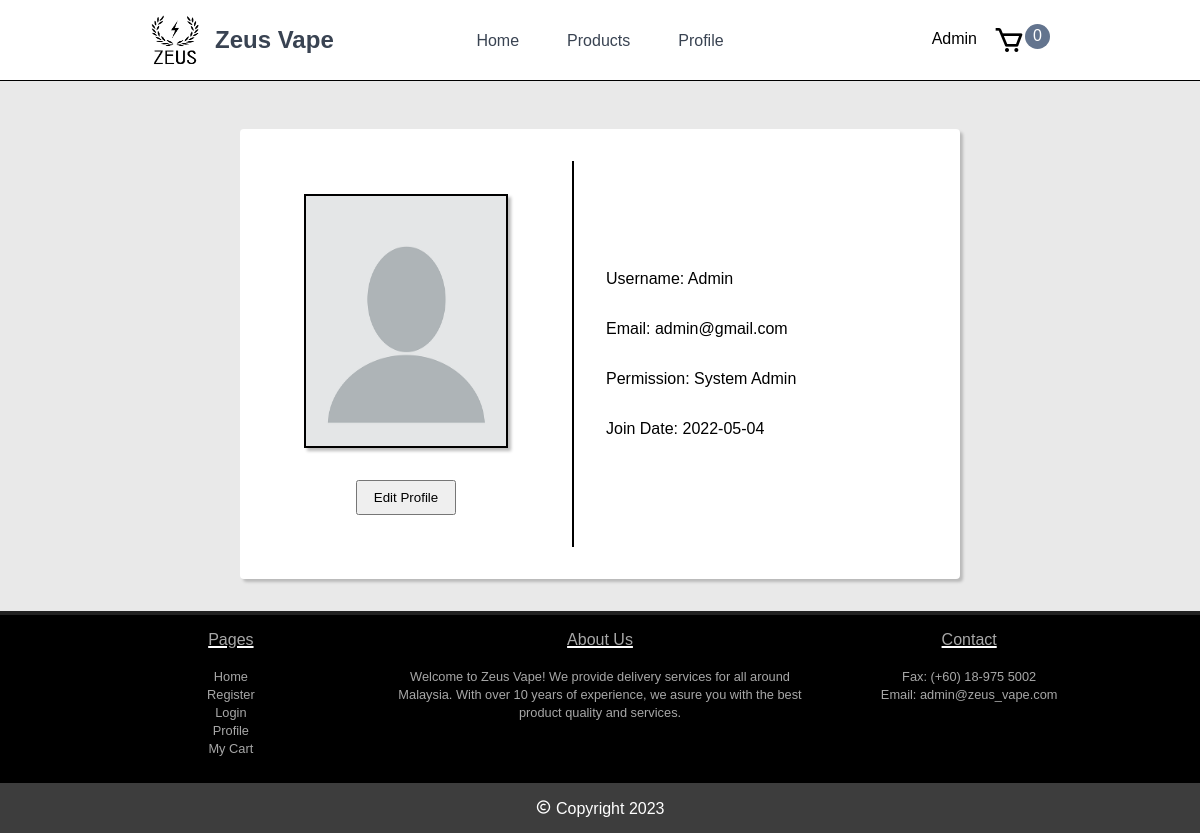
The app's page /user/profile.php (signed in) with its own data.
### tables this page shows
CREATE TABLE `user` (
  `uid` int(255) NOT NULL,
  `email` varchar(255) NOT NULL,
  `username` varchar(255) NOT NULL,
  `password` varchar(255) NOT NULL,
  `permission` varchar(255) NOT NULL DEFAULT 'member',
  `profile_pic` varchar(255) NOT NULL DEFAULT 'user.jpg',
  `join_date` date DEFAULT current_timestamp()
);

### user/profile.php (the view, shortened to what this page needs)
<?php
    include('../server.php');
    $uid = $username = $email = $joinDate = $profile_pic = $permission = "";
    if(isset($_SESSION["member"]) === true){
        $uid = $_SESSION['uid'];
        $sql_userInformation = "SELECT * FROM user WHERE uid='$uid'";
        $res_userInformation = mysqli_query($conn, $sql_userInformation);
        $row_userInformation = mysqli_fetch_array($res_userInformation);
        $username = $row_userInformation['username'];
        $email = $row_userInformation['email'];
        $joinDate = $row_userInformation["join_date"];
        $profile_pic = $row_userInformation["profile_pic"];
        $permission = $row_userInformation["permission"];
    }
    $cartAmount = 0;
?>
<!DOCTYPE html>
<html lang="en">
<head>
    <link rel="stylesheet" href="../css/styles.css">
    <link href='https://unpkg.com/boxicons@2.0.7/css/boxicons.min.css' rel='stylesheet'>
</head>
<body class="body">
    <header>
        <div class="container-wrapper">
            <div onclick="window.location='../index.php'" id="header-logo-contianer">
                <image id="header-logo" src="../resource/images/logo_black.png">
                </image>
                <h2 id="header-title">Zeus Vape</h2>
            </div>
            <div class="nav-bar">
                <div class="nav-bar-items" onclick="window.location='../index.php'">
                    <p>Home</p>
                </div>
                <div class="nav-bar-items" onclick="window.location='../user/product.php'">
                    <p>Products</p>
                </div>
                <div class="nav-bar-items" onclick="window.location='../user/profile.php'">
                    <p>Profile</p>
                </div>
            </div>
            <div class="cart-items">
                <?php if(empty($uid)){ ?>
                    <span id="login-register" onclick="window.location='../user/login_register_page.php'">Login/Register</span>
                <?php }else{ ?>
                    <span id="login-register" onclick="openForm()"><?php echo $username;?></span>
                <?php } ?>
                <i onclick="window.location='../user/mycart.php'" class='bx bx-cart'></i>
                <span id="cart-items-circle">
                    <?php echo $cartAmount; ?>
                </span>
            </div>
        </div>
    </header>
    <section class="flex flex-center">
        <div class="profile-container flex">
            <div class="profile-item-left">
                <image src="../resource/profile_pic/<?php echo $profile_pic; ?>" class="profile-item-picture">
                </image>
                <input type="button" value="Edit Profile" class="button-active" onclick="location.href='edit_profile.php'" />
            </div>
            <div class="profile-item-right">
                <p>Username: <?php echo $username; ?></p>
                <p>Email: <?php echo $email; ?></p>
                <p>Permission: <?php echo $permission; ?></p>
                <p>Join Date: <?php echo $joinDate; ?></p>
            </div>
        </div>
    </section>
    <section class="footer">
        <div id="footer-item-1">
            <span class="footer-item-header">Pages</span>
            <br><br>
            <span class="footer-item-list"><a href="../index.php">Home</a></span>
            <br>
            <span class="footer-item-list"><a href="../user/register.php">Register</a></span>
            <br>
            <span class="footer-item-list"><a href="../user/login_register_page.php">Login</a></span>
            <br>
            <span class="footer-item-list"><a href="../user/profile.php">Profile</a></span>
            <br>
            <span class="footer-item-list"><a href="../user/mycart.php">My Cart</a></span>
        </div>
        <div id="footer-item-2">
            <span class="footer-item-header">About Us</span>
            <br><br>
            <span class="footer-item-list">Welcome to Zeus Vape! We provide delivery services for all around Malaysia. With over 10 years of experience, we asure you with the best product quality and services.</span>
        </div>
        <div id="footer-item-3">
            <span class="footer-item-header">Contact</span>
            <br><br>
            <span class="footer-item-list">Fax: (+60) 18-975 5002</span>
            <br>
            <span class="footer-item-list">Email: admin@zeus_vape.com</span>
        </div>
    </section>
    <footer>
        <span><i class='bx bx-copyright icon'></i> Copyright 2023</spam>
    </footer>
</body>
</html>

### css/styles.css (style rules this page uses)
body { margin: 0px; padding: 0px; font-family: 'Franklin Gothic Light', 'Arial Narrow', Arial, sans-serif; background-color: rgb(233, 233, 233); }
section { background-color: rgb(233, 233, 233); }
header { height: 80px; border-bottom: 1px solid black; background-color: white; }
.container-wrapper { margin: auto; width: 75%; height: 80px; display: flex; }
.container-wrapper h2 { width: 100%; color: #394352; margin-top: 1.6rem; }
.nav-bar { display: flex; flex: 1; width: 100%; justify-content: center; }
.nav-bar-items { margin-top: 1rem; }
.nav-bar-items p { color: #394352; margin-left: 1.5rem; margin-right: 1.5rem; }
#header-logo-contianer { flex: 1; position: relative; }
.cart-items { width: 100%; display: flex; justify-content: right; margin-top: 1.5rem; flex: 1; }
.cart-items i { font-size: 2rem; }
#header-logo { width: 50px; height: 50px; display: inline; position: absolute; top: 15px; }
#header-title { display: inline; position: absolute; left: 65px; }
#cart-items-circle { border-radius: 50%; background-color: #63748e; color: #fff; width: 25px; height: 25px; line-height: 23px; text-align: center; }
#login-register { line-height: 30px; margin-right: 1rem; }
footer { border-top: 2px solid black; width: 100%; height: 50px; background-color: rgb(61, 61, 61); text-align: center; }
footer span { position: relative; top: 16px; color: white; }
.flex { display: flex; }
.flex-center { justify-content: center; align-items: center; }
.profile-container { margin-top: 3rem; width: 60%; height: 450px; box-sizing: border-box; padding: 2rem; border-radius: 4px; box-shadow: 3px 3px 3px rgba(0, 0, 0, 0.205); background-color: rgb(255, 255, 255); }
.profile-item-left { flex: 2; display: flex; flex-direction: column; justify-content: center; align-items: center; box-sizing: border-box; padding: 2rem; padding-right: 4rem; border-right: 2px solid black; }
.profile-item-picture { width: 200px; height: 250px; border: 2px solid black; box-shadow: 3px 3px 3px rgba(0, 0, 0, 0.267); }
.profile-item-right { display: flex; flex-direction: column; flex: 3; padding: 2rem; box-sizing: border-box; justify-content: center; }
.button-active { width: 100px; height: 35px; margin-top: 2rem; }
.footer { width: 100%; background-color: black; box-sizing: border-box; padding-top: 1rem; padding-bottom: 1.5rem; margin-top: 2rem; display: flex; padding-left: 5rem; padding-right: 5rem; text-align: center; color: rgb(167, 167, 167); border-top: 4px solid rgba(75, 75, 75, 0.459); }
#footer-item-1 { flex: 2; box-sizing: border-box; padding-left: 1rem; padding-right: 1rem; }
#footer-item-2 { flex: 3; box-sizing: border-box; padding-left: 1rem; padding-right: 1rem; }
#footer-item-3 { flex: 2; box-sizing: border-box; padding-left: 1rem; padding-right: 1rem; }
.footer-item-header { text-decoration: underline 2px solid white; }
.footer-item-list { font-size: 0.8rem; }
.footer-item-list>a { text-decoration: none; color: rgb(167, 167, 167); }

### records on screen
user: username "Admin", profile_pic (placeholder picture), email "admin@gmail.com", permission "System Admin", join_date "2022-05-04"

### other values on screen
$cartAmount "0"
